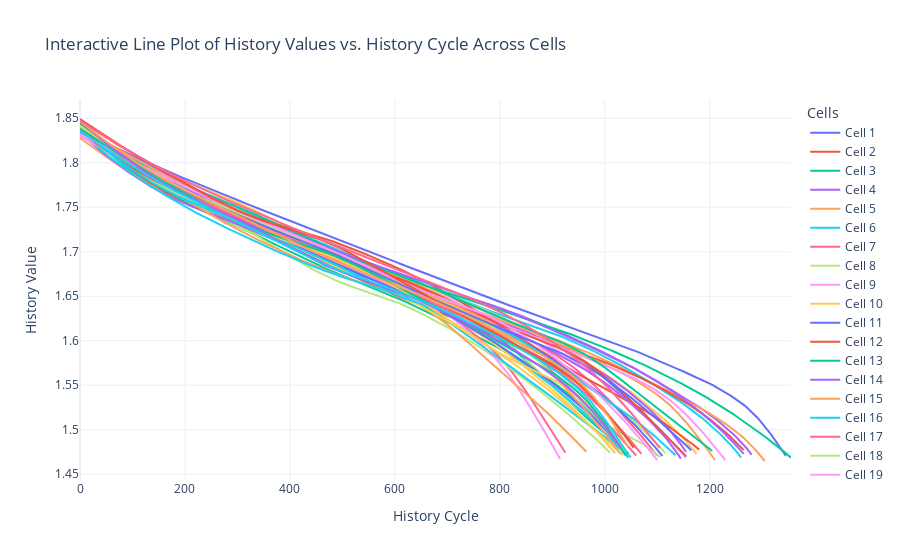

Source (notebook cell):
### Code cell
# Create a Plotly figure
fig = go.Figure()

# Find the maximum cell id from df_valid
max_cell_id = df_valid["Cell"].max()

# Loop through all the cells
for i in range(1, max_cell_id + 1):
    # Filter df_valid for the current cell
    df_cell_i = df_valid[df_valid["Cell"] == i]
    
    # Get the last sample for this cell
    last_sample = df_cell_i.iloc[-1]
    
    # Extract history and history_cycle arrays
    history_data = np.array(last_sample["History"])
    history_cycle = np.array(last_sample["History_Cycle"])
    
    # Add a line trace for the current cell
    fig.add_trace(go.Scatter(
        x=history_cycle,
        y=history_data,
        mode='lines',
        name=f'Cell {i}'
    ))

# Customize layout
fig.update_layout(
    title="Interactive Line Plot of History Values vs. History Cycle Across Cells",
    xaxis_title="History Cycle",
    yaxis_title="History Value",
    legend_title="Cells",
    template="plotly_white"
)

# Show the interactive plot
fig.show()

### Figure 1 — Plotly figure (JSON) as saved in the notebook; plotly's stock layout.template omitted (floating-point values rounded to 4 significant figures; data arrays with more than 128 entries replaced by an {"elided": "..."} marker saying what was removed)
{"data": [{"mode": "lines", "name": "Cell 1", "type": "scatter", "x": {"elided": "232 int values"}, "y": {"elided": "232 float values"}}, {"mode": "lines", "name": "Cell 2", "type": "scatter", "x": {"elided": "213 int values"}, "y": {"elided": "213 float values"}}, {"mode": "lines", "name": "Cell 3", "type": "scatter", "x": {"elided": "210 int values"}, "y": {"elided": "210 float values"}}, {"mode": "lines", "name": "Cell 4", "type": "scatter", "x": {"elided": "257 int values"}, "y": {"elided": "257 float values"}}, {"mode": "lines", "name": "Cell 5", "type": "scatter", "x": {"elided": "262 int values"}, "y": {"elided": "262 float values"}}, {"mode": "lines", "name": "Cell 6", "type": "scatter", "x": {"elided": "253 int values"}, "y": {"elided": "253 float values"}}, {"mode": "lines", "name": "Cell 7", "type": "scatter", "x": {"elided": "221 int values"}, "y": {"elided": "221 float values"}}, {"mode": "lines", "name": "Cell 8", "type": "scatter", "x": {"elided": "222 int values"}, "y": {"elided": "222 float values"}}, {"mode": "lines", "name": "Cell 9", "type": "scatter", "x": {"elided": "232 int values"}, "y": {"elided": "232 float values"}}, {"mode": "lines", "name": "Cell 10", "type": "scatter", "x": {"elided": "236 int values"}, "y": {"elided": "236 float values"}}, {"mode": "lines", "name": "Cell 11", "type": "scatter", "x": {"elided": "270 int values"}, "y": {"elided": "270 float values"}}, {"mode": "lines", "name": "Cell 12", "type": "scatter", "x": {"elided": "254 int values"}, "y": {"elided": "254 float values"}}, {"mode": "lines", "name": "Cell 13", "type": "scatter", "x": {"elided": "209 int values"}, "y": {"elided": "209 float values"}}, {"mode": "lines", "name": "Cell 14", "type": "scatter", "x": {"elided": "232 int values"}, "y": {"elided": "232 float values"}}, {"mode": "lines", "name": "Cell 15", "type": "scatter", "x": {"elided": "243 int values"}, "y": {"elided": "243 float values"}}, {"mode": "lines", "name": "Cell 16", "type": "scatter", "x": {"elided": "210 int values"}, "y": {"elided": "210 float values"}}, {"mode": "lines", "name": "Cell 17", "type": "scatter", "x": {"elided": "186 int values"}, "y": {"elided": "186 float values"}}, {"mode": "lines", "name": "Cell 18", "type": "scatter", "x": {"elided": "203 int values"}, "y": {"elided": "203 float values"}}, {"mode": "lines", "name": "Cell 19", "type": "scatter", "x": {"elided": "184 int values"}, "y": {"elided": "184 float values"}}, {"mode": "lines", "name": "Cell 20", "type": "scatter", "x": {"elided": "205 int values"}, "y": {"elided": "205 float values"}}, {"mode": "lines", "name": "Cell 21", "type": "scatter", "x": {"elided": "210 int values"}, "y": {"elided": "210 float values"}}, {"mode": "lines", "name": "Cell 22", "type": "scatter", "x": {"elided": "237 int values"}, "y": {"elided": "237 float values"}}, {"mode": "lines", "name": "Cell 23", "type": "scatter", "x": {"elided": "272 int values"}, "y": {"elided": "272 float values"}}, {"mode": "lines", "name": "Cell 24", "type": "scatter", "x": {"elided": "230 int values"}, "y": {"elided": "230 float values"}}, {"mode": "lines", "name": "Cell 25", "type": "scatter", "x": {"elided": "194 int values"}, "y": {"elided": "194 float values"}}, {"mode": "lines", "name": "Cell 26", "type": "scatter", "x": {"elided": "211 int values"}, "y": {"elided": "211 float values"}}, {"mode": "lines", "name": "Cell 27", "type": "scatter", "x": {"elided": "213 int values"}, "y": {"elided": "213 float values"}}, {"mode": "lines", "name": "Cell 28", "type": "scatter", "x": {"elided": "224 int values"}, "y": {"elided": "224 float values"}}, {"mode": "lines", "name": "Cell 29", "type": "scatter", "x": {"elided": "247 int values"}, "y": {"elided": "247 float values"}}, {"mode": "lines", "name": "Cell 30", "type": "scatter", "x": {"elided": "208 int values"}, "y": {"elided": "208 float values"}}, {"mode": "lines", "name": "Cell 31", "type": "scatter", "x": {"elided": "223 int values"}, "y": {"elided": "223 float values"}}, {"mode": "lines", "name": "Cell 32", "type": "scatter", "x": {"elided": "232 int values"}, "y": {"elided": "232 float values"}}, {"mode": "lines", "name": "Cell 33", "type": "scatter", "x": {"elided": "242 int values"}, "y": {"elided": "242 float values"}}, {"mode": "lines", "name": "Cell 34", "type": "scatter", "x": {"elided": "254 int values"}, "y": {"elided": "254 float values"}}, {"mode": "lines", "name": "Cell 35", "type": "scatter", "x": {"elided": "207 int values"}, "y": {"elided": "207 float values"}}, {"mode": "lines", "name": "Cell 36", "type": "scatter", "x": {"elided": "228 int values"}, "y": {"elided": "228 float values"}}, {"mode": "lines", "name": "Cell 37", "type": "scatter", "x": {"elided": "215 int values"}, "y": {"elided": "215 float values"}}, {"mode": "lines", "name": "Cell 38", "type": "scatter", "x": {"elided": "209 int values"}, "y": {"elided": "209 float values"}}, {"mode": "lines", "name": "Cell 39", "type": "scatter", "x": {"elided": "221 int values"}, "y": {"elided": "221 float values"}}, {"mode": "lines", "name": "Cell 40", "type": "scatter", "x": {"elided": "208 int values"}, "y": {"elided": "208 float values"}}, {"mode": "lines", "name": "Cell 41", "type": "scatter", "x": {"elided": "234 int values"}, "y": {"elided": "234 float values"}}, {"mode": "lines", "name": "Cell 42", "type": "scatter", "x": {"elided": "212 int values"}, "y": {"elided": "212 float values"}}, {"mode": "lines", "name": "Cell 43", "type": "scatter", "x": {"elided": "209 int values"}, "y": {"elided": "209 float values"}}, {"mode": "lines", "name": "Cell 44", "type": "scatter", "x": {"elided": "207 int values"}, "y": {"elided": "207 float values"}}, {"mode": "lines", "name": "Cell 45", "type": "scatter", "x": {"elided": "210 int values"}, "y": {"elided": "210 float values"}}, {"mode": "lines", "name": "Cell 46", "type": "scatter", "x": {"elided": "210 int values"}, "y": {"elided": "210 float values"}}, {"mode": "lines", "name": "Cell 47", "type": "scatter", "x": {"elided": "222 int values"}, "y": {"elided": "222 float values"}}], "layout": {"legend": {"title": {"text": "Cells"}}, "title": {"text": "Interactive Line Plot of History Values vs. History Cycle Across Cells"}, "xaxis": {"title": {"text": "History Cycle"}}, "yaxis": {"title": {"text": "History Value"}}}}
